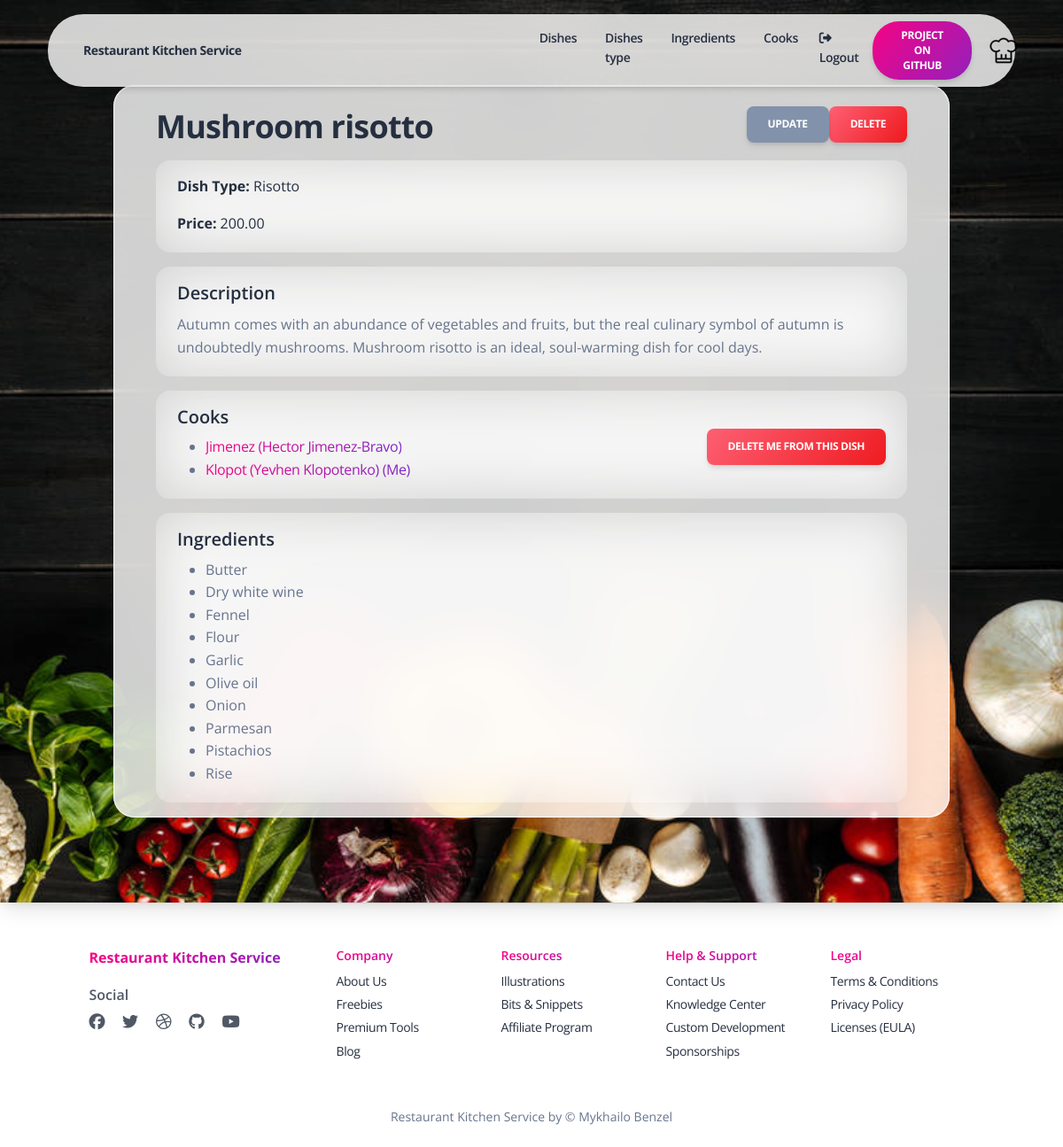
Page /dish/1 (signed in) on the committed database.
### kitchen/models.py (models this page shows, shortened)
class Dish(models.Model):
    name = models.CharField(max_length=60)
    description = models.TextField(max_length=500)
    price = models.DecimalField(max_digits=7, decimal_places=2)
    dish_type = models.ForeignKey(
        DishType,
        on_delete=models.CASCADE,
        related_name="dishes"
    )
    cooks = models.ManyToManyField(settings.AUTH_USER_MODEL, related_name="dishes")
    ingredients = models.ManyToManyField(Ingredient, related_name="dishes")

class DishType(models.Model):
    name = models.CharField(max_length=255)
    class Meta:
        ordering = ["name"]
    def __str__(self):
        return self.name

class Cook(AbstractUser):
    years_of_experience = models.IntegerField(default=0)
    class Meta:
        ordering = ["username"]

class Ingredient(models.Model):
    name = models.CharField(max_length=100)
    class Meta:
        ordering = ["name"]

### kitchen/views.py (the view)
# urls.py: path("dish/<int:pk>", DishDetailView.as_view(), name="dish-detail"),
class DishDetailView(LoginRequiredMixin, generic.DetailView):
    model = Dish

### templates/kitchen/dish_detail.html (shortened to what this page needs)
{% extends "base.html" %}
{% block content %}
  <div class="page-header section-height-100 py-7 px-8 shadow-lg" style="background-image: url('/static/assets/img/curved-images/stock-photo-fresh-vegetables-lying-in-row.jpg')">
    <div class="pt-4 px-5 border-radius-2xl section-height-85 col-lg-12 blur shadow-blur">
      <h2>
        {{ dish.name }}
        <a href="{% url 'kitchen:dish-delete' pk=dish.id %}" class="btn bg-gradient-danger my-auto float-end">
          Delete
        </a>
        <a href="{% url 'kitchen:dish-update' pk=dish.id %}" class="btn btn-secondary my-auto float-end">
          Update
        </a>
      </h2>
      <div class="border-radius-xl blur-section px-4 pt-3 pb-1 my-3 text-dark">
        <p>
          <strong>Dish Type:</strong>
          {{ dish.dish_type }}
        </p>
        <p><strong>Price:</strong> {{ dish.price }}</p>
      </div>
      <div class="border-radius-xl blur-section px-4 pt-3 pb-1 my-3">
        <h5>Description</h5>
        <p>{{ dish.description }}</p>
      </div>
      <div class="border-radius-xl blur-section px-4 pt-3 pb-1 my-3">
        <h5>
          Cooks
          {% if dish in user.dishes.all %}
          <form action="{% url 'kitchen:toggle-dish-assign' pk=dish.id %}" method="post">
            <button type="submit" class="btn bg-gradient-danger float-end my-auto">
              Delete me from this dish
            </button>
          </form>
          {% endif %}
        </h5>
        <ul>
          {% for cook in dish.cooks.all %}
            <li><a class="text-primary text-gradient" href="{% url 'kitchen:cook-detail' pk=cook.id%}">{{ cook.username }} ({{ cook.first_name }} {{ cook.last_name }}) {% if user == cook %} (Me){% endif %}</a></li>
          {% empty %}
            <li>There are no cooks here.</li>
          {% endfor %}
        </ul>
      </div>
      <div class="border-radius-xl blur-section px-4 pt-3 pb-1 my-3">
        <h5>
        Ingredients
        </h5>
        <ul>
          {% for ingredient in dish.ingredients.all %}
            <li>{{ ingredient.name }}</li>
          {% endfor %}
        </ul>
      </div>
    </div>
  </div>
{% endblock %}

### rows in the picture
Dish: name "Mushroom risotto", dish_type "Risotto", price "200.00", description "Autumn comes with an abundance of vegetables and fruits, but the real culinary symbol of autumn is undoubtedly mushrooms. Mushroom risotto is an ideal, soul-warming dish for cool days."
Cook: username "Jimenez", first_name "Hector", last_name "Jimenez-Bravo"
Cook: username "Klopot", first_name "Yevhen", last_name "Klopotenko", shows "(Me)"
Ingredient: name "Butter"
Ingredient: name "Dry white wine"
Ingredient: name "Fennel"
Ingredient: name "Flour"
Ingredient: name "Garlic"
Ingredient: name "Olive oil"
Ingredient: name "Onion"
Ingredient: name "Parmesan"
Ingredient: name "Pistachios"
Ingredient: name "Rise"
